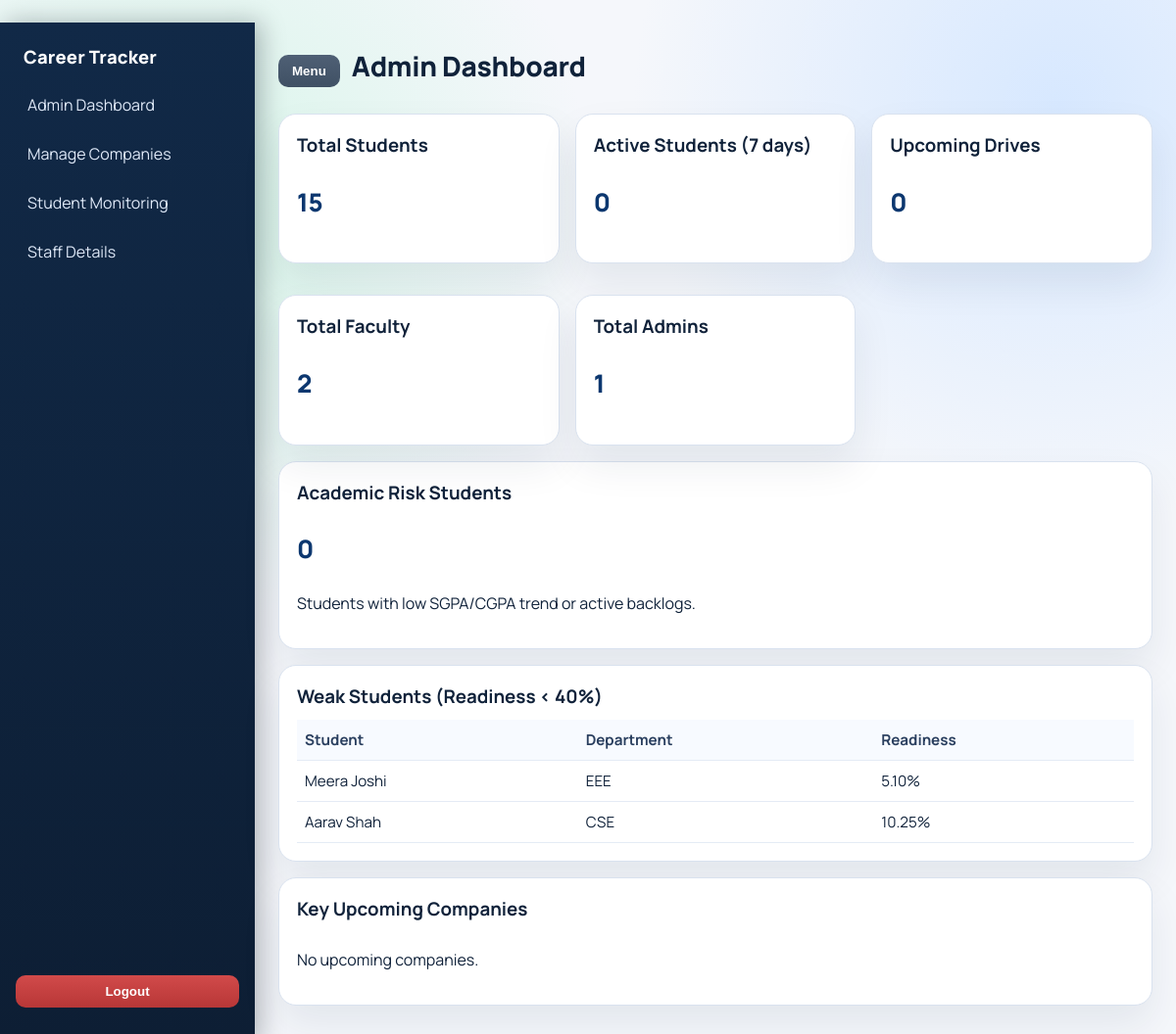
The page /admin/dashboard (signed in) on the database its author committed.
### models.py (models this page shows, shortened)
class Student(db.Model):
    __tablename__ = "students"
    id = db.Column(db.Integer, db.ForeignKey("users.id"), primary_key=True)
    full_name = db.Column(db.String(100))
    department = db.Column(db.String(50))
    cgpa = db.Column(db.Numeric(3, 2))
    skills = db.Column(db.Text)
    linkedin_url = db.Column(db.String(255))
    github_url = db.Column(db.String(255))
    resume_path = db.Column(db.String(255))
    profile_pic_path = db.Column(db.String(255))
    streak_current = db.Column(db.Integer, default=0, nullable=False)
    streak_longest = db.Column(db.Integer, default=0, nullable=False)
    last_logged_date = db.Column(db.Date)
    user = relationship("User", back_populates="student_profile")
    projects = relationship("Project", back_populates="student", cascade="all, delete-orphan")
    certificates = relationship("Certificate", back_populates="student", cascade="all, delete-orphan")
    logs = relationship("DailyLog", back_populates="student", cascade="all, delete-orphan")
    assessments = relationship("Assessment", back_populates="student", cascade="all, delete-orphan")
    readiness_scores = relationship("ReadinessScore", back_populates="student", cascade="all, delete-orphan")
    academic_profile = relationship("AcademicProfile", uselist=False, back_populates="student", cascade="all, delete-orphan")
    subject_records = relationship("StudentSubjectRecord", back_populates="student", cascade="all, delete-orphan")
    backlogs = relationship("AcademicBacklog", back_populates="student", cascade="all, delete-orphan")
    academic_events = relationship("AcademicEvent", back_populates="student", cascade="all, delete-orphan")
    academic_documents = relationship("AcademicDocument", back_populates="student", cascade="all, delete-orphan")

class ReadinessScore(db.Model):
    __tablename__ = "readiness_scores"
    id = db.Column(db.Integer, primary_key=True)
    student_id = db.Column(db.Integer, db.ForeignKey("students.id"), nullable=False, index=True)
    company_id = db.Column(db.Integer, db.ForeignKey("companies.id"), nullable=False, index=True)
    score = db.Column(db.Numeric(5, 2), nullable=False)
    calculated_at = db.Column(db.DateTime, default=datetime.utcnow)
    __table_args__ = (
        UniqueConstraint("student_id", "company_id", name="uq_readiness_student_company"),
    )
    student = relationship("Student", back_populates="readiness_scores")
    company = relationship("Company", back_populates="readiness_scores")

### routes/mentor.py (the view)
@mentor_bp.route("/dashboard")
@login_required
@mentor_required
def dashboard():
    mentor = _get_mentor()
    today = date.today()
    last_7 = today - timedelta(days=7)
    total_students = Student.query.count()
    active_students = Student.query.filter(Student.last_logged_date >= last_7).count()
    upcoming_drives = Company.query.filter(Company.drive_date >= today).count()
    total_faculty = Faculty.query.count()
    total_admins = User.query.filter_by(role="admin").count()
    academic_risk_students = (
        db.session.query(Student)
        .outerjoin(AcademicProfile, AcademicProfile.student_id == Student.id)
        .outerjoin(AcademicBacklog, AcademicBacklog.student_id == Student.id)
        .group_by(Student.id, AcademicProfile.current_sgpa)
        .having((func.coalesce(AcademicProfile.current_sgpa, 0) < 6.5) | (func.sum(case((AcademicBacklog.status == "Active", 1), else_=0)) > 0))
        .count()
    )
    min_scores = (
        db.session.query(
            ReadinessScore.student_id.label("student_id"),
            func.min(ReadinessScore.score).label("min_score"),
        )
        .group_by(ReadinessScore.student_id)
        .subquery()
    )
    weak_students = (
        db.session.query(Student, ReadinessScore)
        .join(min_scores, min_scores.c.student_id == Student.id)
        .join(
            ReadinessScore,
            (ReadinessScore.student_id == Student.id)
            & (ReadinessScore.score == min_scores.c.min_score),
        )
        .filter(min_scores.c.min_score < 40)
        .order_by(min_scores.c.min_score.asc())
        .limit(10)
        .all()
    )
    key_companies = Company.query.filter(Company.drive_date >= today).order_by(Company.drive_date.asc()).limit(5).all()
    return render_template(
        "mentor/dashboard.html",
        mentor=mentor,
        total_students=total_students,
        active_students=active_students,
        upcoming_drives=upcoming_drives,
        total_faculty=total_faculty,
        total_admins=total_admins,
        academic_risk_students=academic_risk_students,
        weak_students=weak_students,
        key_companies=key_companies,
    )

### models.py (called while the page is built)
@login_manager.user_loader
def load_user(user_id):
    try:
        return User.query.get(int(user_id))
    except Exception:
        db.session.rollback()
        return None

### routes/__init__.py (called while the page is built)
def admin_required(view_func):
    @wraps(view_func)
    def wrapped(*args, **kwargs):
        if not current_user.is_authenticated:
            abort(401)
        if current_user.role != "admin":
            abort(403)
        return view_func(*args, **kwargs)
    return wrapped

### routes/mentor.py (called while the page is built)
def _get_mentor():
    return Mentor.query.get_or_404(current_user.id)

### templates/mentor/dashboard.html (shortened to what this page needs)
﻿{% extends "base.html" %}
{% block page_title %}Admin Dashboard{% endblock %}
{% block content %}
<div class="grid-3">
  <div class="card">
    <h3>Total Students</h3>
    <p class="metric">{{ total_students }}</p>
  </div>
  <div class="card">
    <h3>Active Students (7 days)</h3>
    <p class="metric">{{ active_students }}</p>
  </div>
  <div class="card">
    <h3>Upcoming Drives</h3>
    <p class="metric">{{ upcoming_drives }}</p>
  </div>
  <div class="card">
    <h3>Total Faculty</h3>
    <p class="metric">{{ total_faculty }}</p>
  </div>
  <div class="card">
    <h3>Total Admins</h3>
    <p class="metric">{{ total_admins }}</p>
  </div>
</div>
<section class="card">
  <h3>Academic Risk Students</h3>
  <p class="metric">{{ academic_risk_students }}</p>
  <p>Students with low SGPA/CGPA trend or active backlogs.</p>
</section>
<section class="card">
  <h3>Weak Students (Readiness &lt; 40%)</h3>
  <table class="table">
    <thead>
      <tr><th>Student</th><th>Department</th><th>Readiness</th></tr>
    </thead>
    <tbody>
      {% for student, score in weak_students %}
      <tr>
        <td>{{ student.full_name or student.user.email }}</td>
        <td>{{ student.department or "-" }}</td>
        <td>{{ score.score }}%</td>
      </tr>
      {% else %}
      <tr><td colspan="3">No weak students currently.</td></tr>
      {% endfor %}
    </tbody>
  </table>
</section>
<section class="card">
  <h3>Key Upcoming Companies</h3>
  <div class="cards">
    {% for c in key_companies %}
    <div class="mini-card">
      <h4>{{ c.name }}</h4>
      <p>Date: {{ c.drive_date }}</p>
      <p>Skills: {{ c.required_skills or "-" }}</p>
    </div>
    {% else %}
    <p>No upcoming companies.</p>
    {% endfor %}
  </div>
</section>
{% endblock %}

### static/css/style.css (style rules this page uses)
:root { --bg: #f5f7fb; --bg-accent: radial-gradient(circle at 15% 20%, #d6f5e8 0, transparent 32%), radial-gradient(circle at 90% 10%, #d7e8ff 0, transparent 30%); --card: #ffffff; --text: #10223a; --muted: #5e6e84; --primary: #1062d6; --primary-2: #0b4fb0; --danger: #c83d3d; --success: #1f8d54; --border: #d9e2ef; --shadow: 0 20px 40px rgba(16, 34, 58, 0.08); }
*, *::before, *::after { box-sizing: border-box; }
body { margin: 0; font-family: "Manrope", "Segoe UI", sans-serif; color: var(--text); background: var(--bg-accent), var(--bg); line-height: 1.45; }
h1, h2, h3, h4 { margin: 0 0 10px; }
.card { background: var(--card); border: 1px solid var(--border); border-radius: 18px; padding: 18px; margin-bottom: 16px; box-shadow: var(--shadow); }
.grid-3 { display: grid; grid-template-columns: repeat(3, minmax(190px, 1fr)); gap: 16px; }
.cards { display: grid; grid-template-columns: repeat(auto-fit, minmax(250px, 1fr)); gap: 14px; }
.metric { font-size: 1.6rem; font-weight: 800; color: #0c376f; }
.table { width: 100%; border-collapse: collapse; font-size: 0.95rem; }
.table th, .table td { border-bottom: 1px solid #e4ebf5; padding: 10px 8px; text-align: left; vertical-align: top; }
.table th { color: #2a3f5f; font-weight: 700; background: #f7faff; }

### rows shown on the page
Student: full_name "Meera Joshi", department "EEE", score "5.10"
Student: full_name "Aarav Shah", department "CSE", score "10.25"

### other values the page prints
{{ total_students }} "15"
{{ active_students }} "0"
{{ upcoming_drives }} "0"
{{ total_faculty }} "2"
{{ total_admins }} "1"
{{ academic_risk_students }} "0"
